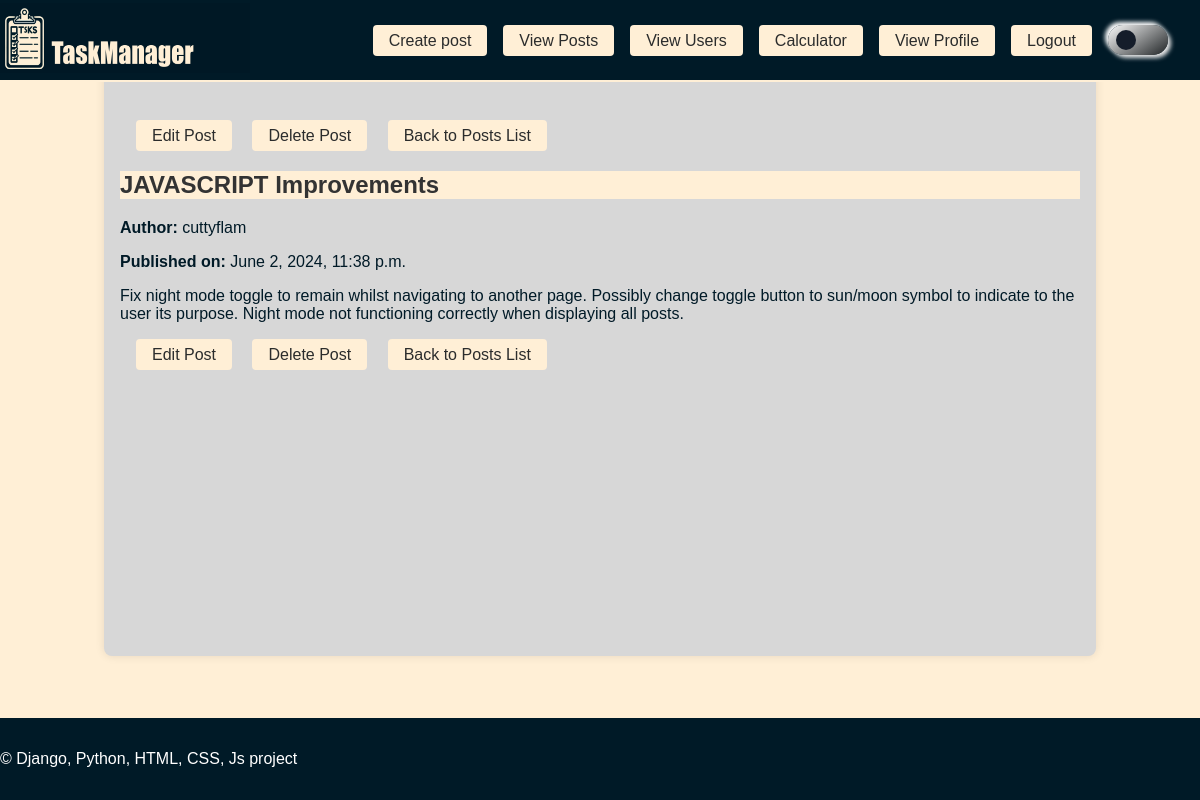
The page /post/19/ (signed in) on the database its author committed.
### posts/models.py (models this page shows, shortened)
class Post(models.Model):
    title = models.CharField(max_length=200)
    content = models.TextField()
    created_at = models.DateTimeField(auto_now_add=True)
    author = models.ForeignKey(User, on_delete=models.CASCADE)
    privacy = models.CharField(max_length=10)

### posts/views.py (the view)
# urls.py: path('post/<int:post_id>/', views.view_post, name='view_post'),
@login_required
def view_post(request, post_id):
    post = get_object_or_404(Post, pk=post_id)
    is_manager = request.user.groups.filter(name='manager').exists()
    return render(request, 'posts/view_post.html', {
        'post': post,
        'is_manager': is_manager,
        'user_is_author': request.user == post.author
    })

### posts/templates/posts/view_post.html (shortened to what this page needs)
{% extends "posts/base.html" %}
{% block content %}
<a class="menu-button" href="{% url 'edit_post' post.id %}">Edit Post</a>
{% if user_is_author or is_manager %}
    <a class="menu-button" href="{% url 'delete_post' post.id %}">Delete Post</a>
{% endif %}
<a class="menu-button" href="{% url 'all_posts' %}">Back to Posts List</a>
<div class="view-post-page">
    <h2>{{ post.title }}</h2>
    <p><strong>Author:</strong> {{ post.author }}</p>
    <p><strong>Published on:</strong> {{ post.created_at }}</p>
    <p>{{ post.content|safe }}</p>
    <a class="menu-button" href="{% url 'edit_post' post.id %}">Edit Post</a>
    {% if user_is_author or is_manager %}
        <a class="menu-button" href="{% url 'delete_post' post.id %}">Delete Post</a>
    {% endif %}
    <a class="menu-button" href="{% url 'all_posts' %}">Back to Posts List</a>
</div>
{% endblock %}

### posts/static/styles.css (style rules this page uses)
body { display: flex; align-items: center; justify-content: center; transition: .2s; font-family: Arial, sans-serif; margin: 0; padding: 0; background-color: #ecebeb; flex-direction: column; min-height: 100vh; }
h2.light { text-align: left; color: #333; }
.menu-button, .default-button { display: inline-block; margin: 0rem 0; margin-left: 1rem; padding: 0.5rem 1rem; background-color: #ffefd6; color: #2b2c2c; text-decoration: none; border-radius: 4px; height: 15px; line-height: 15px; }
.light { background: #ffefd6; color: #001a27; word-wrap: break-word; overflow-wrap: break-word; }

### rows shown on the page
Post: title "JAVASCRIPT Improvements", author "cuttyflam", created_at "June 2, 2024, 11:38 p.m.", content "Fix night mode toggle to remain whilst navigating to another page. Possibly change toggle button to sun/moon symbol to indicate to the user its purpose. Night mode not functioning correctly when displaying all posts."
